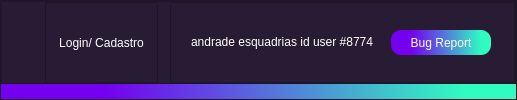
    <widget class="QFrame" name="frame_3">
     <property name="minimumSize">
      <size>
       <width>0</width>
       <height>60</height>
      </size>
     </property>
     <property name="maximumSize">
      <size>
       <width>16777215</width>
       <height>16777215</height>
      </size>
     </property>
     <property name="styleSheet">
      <string notr="true">background-color: #281c35;
color:#fff;</string>
     </property>
     <property name="frameShape">
      <enum>QFrame::StyledPanel</enum>
     </property>
     <property name="frameShadow">
      <enum>QFrame::Raised</enum>
     </property>
     <layout class="QVBoxLayout" name="verticalLayout_3">
      <property name="spacing">
       <number>0</number>
      </property>
      <property name="leftMargin">
       <number>0</number>
      </property>
      <property name="topMargin">
       <number>0</number>
      </property>
      <property name="rightMargin">
       <number>0</number>
      </property>
      <property name="bottomMargin">
       <number>0</number>
      </property>
      <item>
       <widget class="QFrame" name="frame_8">
        <property name="minimumSize">
         <size>
          <width>0</width>
          <height>30</height>
         </size>
        </property>
        <property name="frameShape">
         <enum>QFrame::StyledPanel</enum>
        </property>
        <property name="frameShadow">
         <enum>QFrame::Raised</enum>
        </property>
        <layout class="QHBoxLayout" name="horizontalLayout_3">
         <property name="leftMargin">
          <number>6</number>
         </property>
         <property name="topMargin">
          <number>0</number>
         </property>
         <property name="rightMargin">
          <number>0</number>
         </property>
         <property name="bottomMargin">
          <number>0</number>
         </property>
         <item>
          <widget class="QFrame" name="frame_2">
           <property name="minimumSize">
            <size>
             <width>31</width>
             <height>30</height>
            </size>
           </property>
           <property name="maximumSize">
            <size>
             <width>31</width>
             <height>30</height>
            </size>
           </property>
           <property name="styleSheet">
            <string notr="true">border-image: url(:/iconteste/icons/ba812f4a-b112-4fa5-96d0-dccd574e3a86.jpg);
border-radius:15px;</string>
           </property>
           <property name="frameShape">
            <enum>QFrame::StyledPanel</enum>
           </property>
           <property name="frameShadow">
            <enum>QFrame::Raised</enum>
           </property>
           <layout class="QGridLayout" name="gridLayout_3">
            <property name="leftMargin">
             <number>0</number>
            </property>
            <property name="topMargin">
             <number>0</number>
            </property>
            <property name="rightMargin">
             <number>0</number>
            </property>
            <property name="bottomMargin">
             <number>0</number>
            </property>
            <property name="spacing">
             <number>0</number>
            </property>
           </layout>
          </widget>
         </item>
         <item>
          <widget class="QFrame" name="frame_4">
           <property name="frameShape">
            <enum>QFrame::StyledPanel</enum>
           </property>
           <property name="frameShadow">
            <enum>QFrame::Raised</enum>
           </property>
           <layout class="QVBoxLayout" name="verticalLayout">
            <property name="spacing">
             <number>0</number>
            </property>
            <property name="leftMargin">
             <number>0</number>
            </property>
            <property name="topMargin">
             <number>0</number>
            </property>
            <property name="rightMargin">
             <number>0</number>
            </property>
            <property name="bottomMargin">
             <number>0</number>
            </property>
            <item>
             <widget class="QPushButton" name="Logincadastro">
              <property name="minimumSize">
               <size>
                <width>111</width>
                <height>25</height>
               </size>
              </property>
              <property name="maximumSize">
               <size>
                <width>110</width>
                <height>16777215</height>
               </size>
              </property>
              <property name="styleSheet">
               <string notr="true">QPushButton{
border:0px;
border-radius:12px;
}
QPushButton::hover
{

background-color:#403749

}
QPushButton::pressed
{
border-style: outset;
border-width: 3px;
border-color: #30fcc2;
background-color:625f66
}
</string>
              </property>
              <property name="text">
               <string>Login/ Cadastro</string>
              </property>
              <property name="icon">
               <iconset resource="../qrc/source.qrc">
                <normaloff>:/iconteste/icons/user.png</normaloff>:/iconteste/icons/user.png</iconset>
              </property>
             </widget>
            </item>
           </layout>
          </widget>
         </item>
         <item>
          <widget class="QFrame" name="frame_5">
           <property name="frameShape">
            <enum>QFrame::StyledPanel</enum>
           </property>
           <property name="frameShadow">
            <enum>QFrame::Raised</enum>
           </property>
          </widget>
         </item>
         <item alignment="Qt::AlignRight">
          <widget class="QFrame" name="frame_10">
           <property name="frameShape">
            <enum>QFrame::StyledPanel</enum>
           </property>
           <property name="frameShadow">
            <enum>QFrame::Raised</enum>
           </property>
           <layout class="QHBoxLayout" name="horizontalLayout">
            <property name="spacing">
             <number>0</number>
            </property>
            <property name="leftMargin">
             <number>20</number>
            </property>
            <property name="topMargin">
             <number>0</number>
            </property>
            <property name="rightMargin">
             <number>23</number>
            </property>
            <property name="bottomMargin">
             <number>0</number>
            </property>
            <item>
             <widget class="QLabel" name="label_2">
              <property name="minimumSize">
               <size>
                <width>200</width>
                <height>0</height>
               </size>
              </property>
              <property name="maximumSize">
               <size>
                <width>200</width>
                <height>30</height>
               </size>
              </property>
              <property name="text">
               <string>andrade esquadrias id user #8774</string>
              </property>
             </widget>
            </item>
            <item>
             <widget class="QPushButton" name="bugreport">
              <property name="minimumSize">
               <size>
                <width>100</width>
                <height>0</height>
               </size>
              </property>
              <property name="maximumSize">
               <size>
                <width>96</width>
                <height>25</height>
               </size>
              </property>
              <property name="styleSheet">
               <string notr="true">


QPushButton{
border:1px;
background-color: qlineargradient(spread:pad, x1:0.0227727, y1:0.557, x2:1, y2:0.551, stop:0.181818 rgba(116, 0, 239, 255), stop:0.903409 rgba(48, 252, 194, 255));
border-radius:10px;
}
QPushButton::hover
{


border-width: 2px;

border-color: black;

}
QPushButton::pressed
{
border-style: outset;
border-width: 3px;
border-color: #30fcc2;
}
</string>
              </property>
              <property name="text">
               <string>Bug Report</string>
              </property>
             </widget>
            </item>
           </layout>
          </widget>
         </item>
        </layout>
       </widget>
      </item>
      <item>
       <widget class="QLabel" name="label_24">
        <property name="minimumSize">
         <size>
          <width>0</width>
          <height>15</height>
         </size>
        </property>
        <property name="maximumSize">
         <size>
          <width>16777215</width>
          <height>15</height>
         </size>
        </property>
        <property name="styleSheet">
         <string notr="true">background-color: qlineargradient(spread:pad, x1:0.0227727, y1:0.557, x2:1, y2:0.551, stop:0.181818 rgba(116, 0, 239, 255), stop:0.903409 rgba(48, 252, 194, 255));</string>
        </property>
        <property name="text">
         <string/>
        </property>
       </widget>
      </item>
     </layout>
    </widget>
